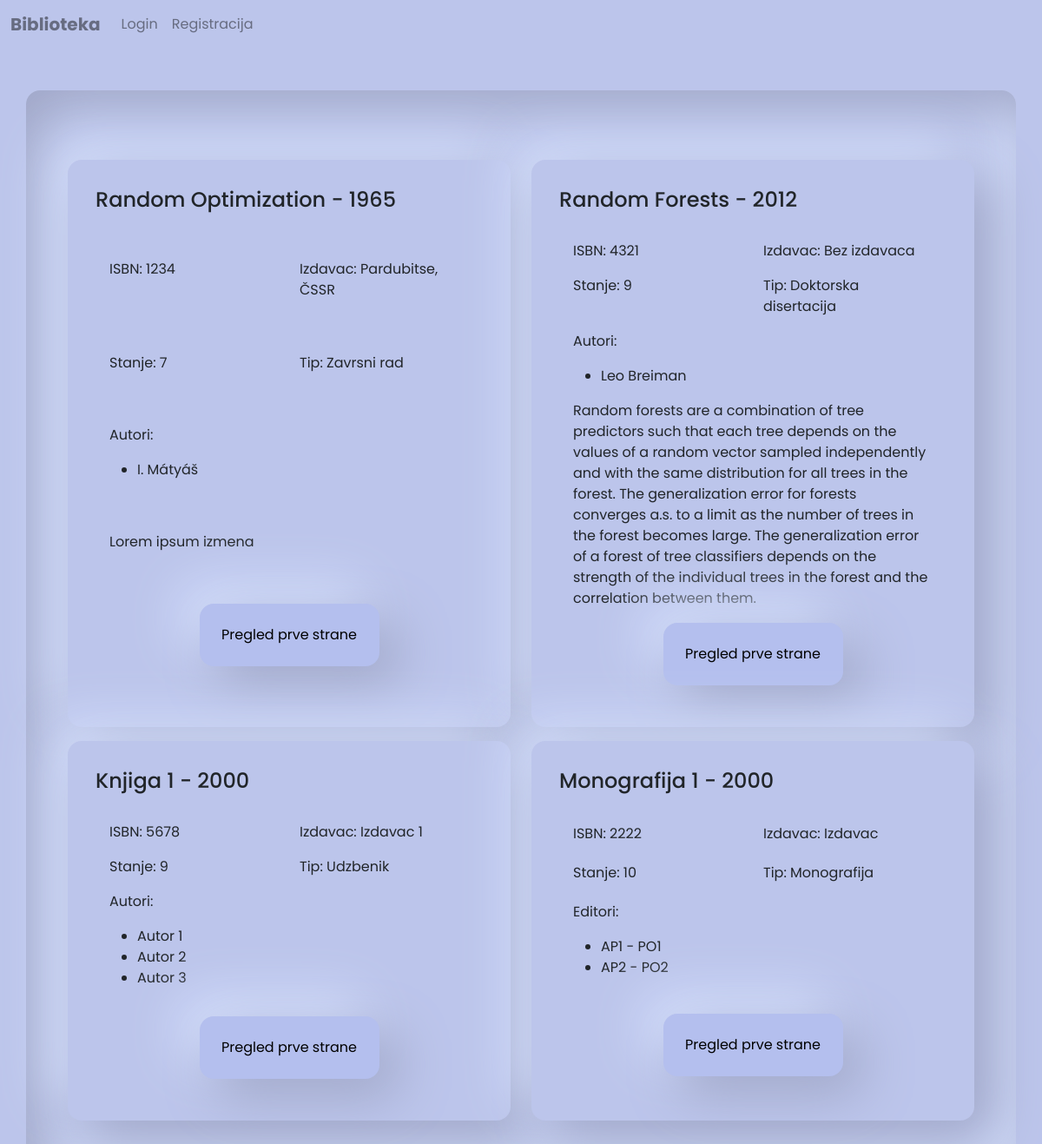
Page /app/views/home.php on the committed database.
### tables this page shows
CREATE TABLE `books` (
  `id` int(11) NOT NULL,
  `name` varchar(50) NOT NULL,
  `isbn` varchar(50) DEFAULT NULL,
  `publishing_year` int(11) NOT NULL,
  `publisher` varchar(50) NOT NULL,
  `stock` int(11) NOT NULL,
  `description` text DEFAULT NULL,
  `type_id` int(11) NOT NULL
);

CREATE TABLE `book_types` (
  `id` int(11) NOT NULL,
  `name` varchar(50) DEFAULT NULL
);

CREATE TABLE `book_authors` (
  `id` int(11) NOT NULL,
  `book_id` int(11) NOT NULL,
  `author` varchar(50) NOT NULL,
  `chapter_name` varchar(50) NOT NULL
);

### app/controllers/BookController.php (called while the page is built, shortened)
<?php
class BookController
{
    public static function getBooks()
    {
        $connection = mysqli_connect('localhost', 'root', '', 'biblioteka');
        $query = "SELECT books.id as 'bid',book_types.name as 'tname',books.*, book_details.* FROM books INNER JOIN book_types on book_types.id = books.type_id INNER JOIN book_details ON books.id = book_details.book_id";
        $result = $connection->query($query);
        if ($result->num_rows != 0) {
            $books = array();
            while ($row = $result->fetch_assoc()) {
                $query = "SELECT * FROM book_authors WHERE book_id = {$row['bid']}";
                $authors = $connection->query($query);
                $row['authors'] = $authors->fetch_all(MYSQLI_ASSOC);
                $query = "SELECT * FROM book_mentors WHERE book_id = {$row['bid']}";
                $mentors = $connection->query($query);
                $row['mentors'] = $mentors->fetch_all(MYSQLI_ASSOC);
                $books[] = $row;
            }
            return $books;
        }
    }
}

### app/views/home.php (the view, shortened to what this page needs)
<!DOCTYPE html>
<html lang="en">
<head>
    <?php include './components/scripts.php'; ?>
</head>
<body>
    <?php include './components/header.php'; ?>
    <div class="container mt-3">
        <?php require '../controllers/BookController.php';
        $books = BookController::getBooks();
        ?>
        <div class="row mt-3">
            <?php foreach ($books as $book) : ?>
            <div class="col-md-6 mt-3">
                <div class="card p-3 h-100 ">
                    <div class="card-title">
                        <h4><?php echo $book['name'] . ' - ' . $book['publishing_year']; ?></h1>
                    </div>
                    <div class="card-body d-flex flex-column justify-content-around">
                        <div class="row">
                            <div class="col-md-6">
                                <p>ISBN: <?php echo $book['isbn']; ?></p>
                            </div>
                            <div class="col-md-6">
                                <p>Izdavac: <?php echo $book['publisher']; ?></p>
                            </div>
                        </div>
                        <div class="row">
                            <div class="col-md-6">
                                <p>Stanje: <?php echo $book['stock']; ?></p>
                            </div>
                            <div class="col-md-6">
                                <p>Tip: <?php echo $book['tname']; ?></p>
                            </div>
                        </div>
                        <div class="row">
                            <div class="col-md-6">
                                <span><?php if ($book['type_id'] == 4) : ?>Editori:<?php else : ?>
                                    Autori:<?php endif; ?>
                                    <ul>
                                        <?php foreach ($book['authors'] as $author) : ?>
                                        <li> <?php echo $author['author']; ?> <?php if ($author["chapter_name"] != null) {
                                                                                            echo " - " .  $author["chapter_name"];
                                                                                        } ?></li>
                                        <?php endforeach; ?>
                                    </ul>
                            </div>
                        </div>
                        <p class="card-text"><?php echo $book['description']; ?></p>
                        <div class="d-flex w-100 justify-content-around align-items-centere">
                            <a href="<?php echo $book['book_preview_url'];
                                            ?>" target="_blank"
                                class="btn btn-primary mb-3 d-block w-50 h-100 mx-1 d-flex align-items-center justify-content-center">Pregled
                                prve
                                strane</a>
                        </div>
                    </div>
                </div>
            </div>
            <?php endforeach; ?>
        </div>
    </div>
</body>
</html>

### app/views/components/scripts.php (shortened to what this page needs)
<link rel="stylesheet" href="https://cdn.jsdelivr.net/npm/bootstrap@5.2.0/dist/css/bootstrap.min.css"
>
<link href='https://unpkg.com/boxicons@2.1.2/css/boxicons.min.css' rel='stylesheet'>
<link href="./style/style.css" rel="stylesheet">

### app/views/components/header.php (shortened to what this page needs)
<nav class="navbar navbar-expand-lg navbar-light bg-light">
    <div class="container-fluid">
        <a class="navbar-brand" href="#">Biblioteka</a>
        <div class="collapse navbar-collapse" id="navbarSupportedContent">
            <ul class="navbar-nav me-auto mb-2 mb-lg-0">
                <?php if ($_SESSION['user_id'] == null) : ?>
                <li class="nav-item">
                    <a class="nav-link" href="./login.php">Login</a>
                </li>
                <li class="nav-item">
                    <a class="nav-link" href="./register.php">Registracija</a>
                </li>
                <?php else : ?>
                <li class="nav-item">
                    <a class="nav-link" href="./logout.php"><?php echo $_SESSION['username']; ?> - Odjava</a>
                </li>
                <?php endif; ?>
            </ul>
        </div>
    </div>
</nav>

### app/views/style/style.css (style rules this page uses)
.bg-light { background-color: var(--background) !important; }
* { background-color: #bcc5eb !important; font-family: 'Poppins', sans-serif; }
.card { box-shadow: 20px 20px 60px #a0a7c8, -20px -20px 60px #d8e3ff, inset 20px 20px 60px #a0a7c800, inset -20px -20px 60px #d8e3ff00 !important; border: none !important; transition: 250ms ease-in-out all; padding: 2rem !important; border-radius: 1rem !important; }
.card * { background-color: transparent !important; }
.btn { box-shadow: 20px 20px 60px #a0a7c8, -20px -20px 60px #d8e3ff, inset 20px 20px 60px #a0a7c800, inset -20px -20px 60px #d8e3ff00 !important; border: none !important; transition: 250ms ease-in-out all; color: black !important; border-radius: 1rem; padding: 1rem; }
.container { box-shadow: 20px 20px 60px #a0a7c800, -20px -20px 60px #d8e3ff00, inset 20px 20px 60px #a0a7c8, inset -20px -20px 60px #d8e3ff !important; padding: 3rem; border-radius: 1rem; }
.container-fluid { background-color: transparent !important; }
.btn-primary { background-color: #b4bfee !important; }
a { color: #676c81 !important; font-weight: bold; }
.col-md-12, .col-md-6, .row, label, .col-md-2, .col-md-8, span, .form-group, h4, .form-label, form, a, li, ul, h3, .col-md-10, .col-md-4, h1, i, h2, strong, button { background-color: transparent !important; }

### rows in the picture
books: name "Random Optimization", publishing_year "1965", isbn "1234", publisher "Pardubitse, ČSSR", stock "7", type.name "Zavrsni rad", shows "Autori:", description "Lorem ipsum izmena"
book_authors: author "I. Mátyáš"
books: name "Random Forests", publishing_year "2012", isbn "4321", publisher "Bez izdavaca", stock "9", type.name "Doktorska disertacija", shows "Autori:", description "Random forests are a combination of tree predictors such that each tree depends on the values of a random vector sampled independently and with the same distribution for all trees in the forest. The generalization error for forests converges a.s. to a limit as the number of trees in the forest becomes large. The generalization error of a forest of tree classifiers depends on the strength of the individual trees in the forest and the correlation between them."
book_authors: author "Leo Breiman"
books: name "Knjiga 1", publishing_year "2000", isbn "5678", publisher "Izdavac 1", stock "9", type.name "Udzbenik", shows "Autori:"
book_authors: author "Autor 1"
book_authors: author "Autor 2"
book_authors: author "Autor 3"
books: name "Monografija 1", publishing_year "2000", isbn "2222", publisher "Izdavac", stock "10", type.name "Monografija", shows "Editori:"
book_authors: author "AP1", chapter_name "PO1"
book_authors: author "AP2", chapter_name "PO2"
